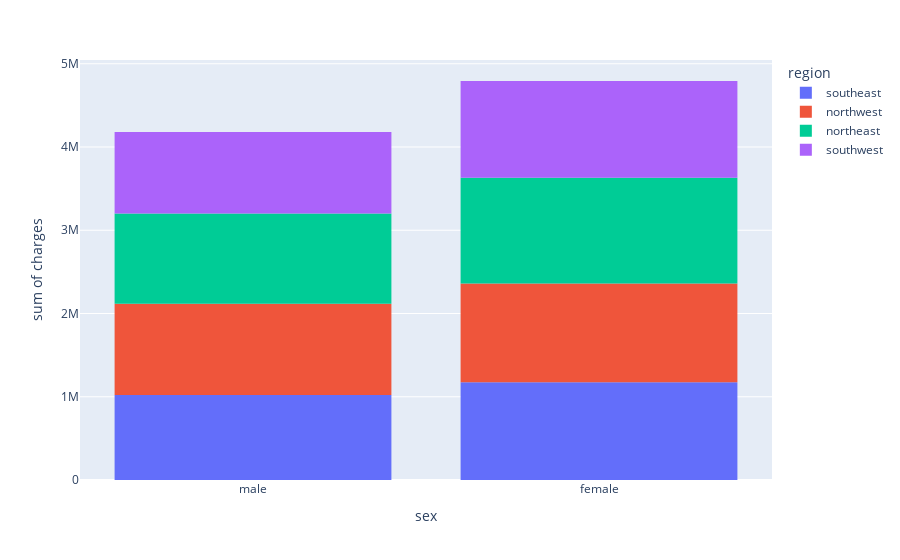

Notebook cell for this chart:
### Code cell
px.histogram(non_smoker_df,x='sex',y = 'charges',color = 'region')

### Figure 1 — Plotly figure (JSON) as saved in the notebook; plotly's stock layout.template omitted (floating-point values rounded to 4 significant figures; data arrays with more than 128 entries replaced by an {"elided": "..."} marker saying what was removed)
{"data": [{"alignmentgroup": "True", "bingroup": "x", "histfunc": "sum", "hovertemplate": "region=southeast<br>sex=%{x}<br>sum of charges=%{y}<extra></extra>", "legendgroup": "southeast", "marker": {"color": "#636efa", "pattern": {"shape": ""}}, "name": "southeast", "offsetgroup": "southeast", "orientation": "v", "showlegend": true, "type": "histogram", "x": {"elided": "273 str values"}, "xaxis": "x", "y": {"elided": "273 float values"}, "yaxis": "y"}, {"alignmentgroup": "True", "bingroup": "x", "histfunc": "sum", "hovertemplate": "region=northwest<br>sex=%{x}<br>sum of charges=%{y}<extra></extra>", "legendgroup": "northwest", "marker": {"color": "#EF553B", "pattern": {"shape": ""}}, "name": "northwest", "offsetgroup": "northwest", "orientation": "v", "showlegend": true, "type": "histogram", "x": {"elided": "267 str values"}, "xaxis": "x", "y": {"elided": "267 float values"}, "yaxis": "y"}, {"alignmentgroup": "True", "bingroup": "x", "histfunc": "sum", "hovertemplate": "region=northeast<br>sex=%{x}<br>sum of charges=%{y}<extra></extra>", "legendgroup": "northeast", "marker": {"color": "#00cc96", "pattern": {"shape": ""}}, "name": "northeast", "offsetgroup": "northeast", "orientation": "v", "showlegend": true, "type": "histogram", "x": {"elided": "257 str values"}, "xaxis": "x", "y": {"elided": "257 float values"}, "yaxis": "y"}, {"alignmentgroup": "True", "bingroup": "x", "histfunc": "sum", "hovertemplate": "region=southwest<br>sex=%{x}<br>sum of charges=%{y}<extra></extra>", "legendgroup": "southwest", "marker": {"color": "#ab63fa", "pattern": {"shape": ""}}, "name": "southwest", "offsetgroup": "southwest", "orientation": "v", "showlegend": true, "type": "histogram", "x": {"elided": "267 str values"}, "xaxis": "x", "y": {"elided": "267 float values"}, "yaxis": "y"}], "layout": {"barmode": "relative", "legend": {"title": {"text": "region"}, "tracegroupgap": 0}, "margin": {"t": 60}, "xaxis": {"anchor": "y", "domain": [0, 1], "title": {"text": "sex"}}, "yaxis": {"anchor": "x", "domain": [0, 1], "title": {"text": "sum of charges"}}}}
